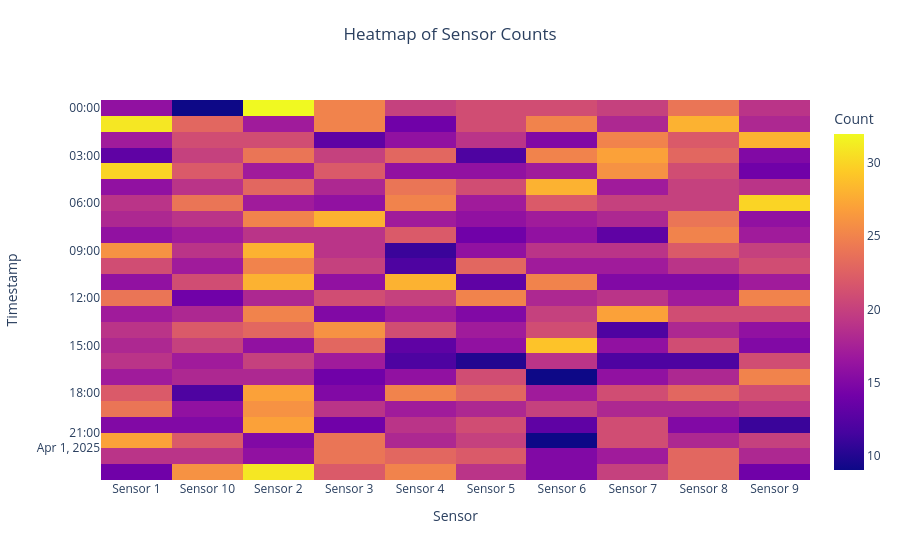
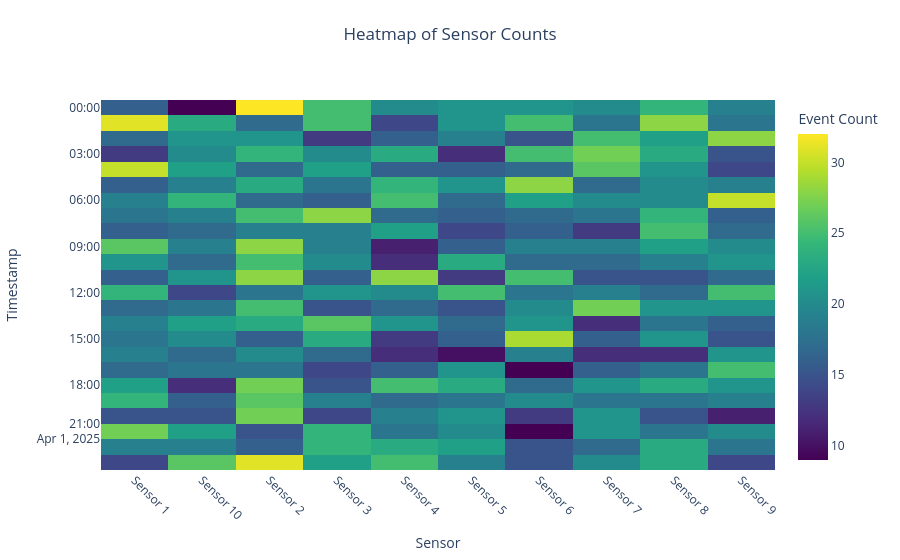

Notebook source saved alongside these figures, in order:
### Code cell
# Example 10: Sensor Readings Heatmap
import pandas as pd
import numpy as np
from plot_agent.agent import PlotAgent


times = pd.date_range("2025-04-01 00:00", periods=24, freq="H")
sensors = [f"Sensor {i}" for i in range(1, 11)]
df = (
    pd.DataFrame(np.random.poisson(20, (24, 10)), index=times, columns=sensors)
      .reset_index()
      .melt(id_vars="index", var_name="sensor", value_name="count")
      .rename(columns={"index": "timestamp"})
)

agent = PlotAgent()
agent.set_df(df)

# Initial plot
response = agent.process_message(
    "Create a heatmap of sensor counts with timestamps on the y-axis and sensors on the x-axis."
)
fig = agent.get_figure()
fig.show()

# Follow-up iteration
response = agent.process_message(
    "Cluster both axes by similarity, add a colorbar title 'Event Count', and rotate x-axis labels 45°."
)
fig = agent.get_figure()
fig.show()

### Figure 1 — Plotly figure (JSON) as saved in the notebook; plotly's stock layout.template omitted (floating-point values rounded to 4 significant figures; data arrays with more than 128 entries replaced by an {"elided": "..."} marker saying what was removed)
{"data": [{"coloraxis": "coloraxis", "hovertemplate": "Sensor: %{x}<br>Timestamp: %{y}<br>Count: %{z}<extra></extra>", "name": "0", "type": "heatmap", "x": ["Sensor 1", "Sensor 10", "Sensor 2", "Sensor 3", "Sensor 4", "Sensor 5", "Sensor 6", "Sensor 7", "Sensor 8", "Sensor 9"], "xaxis": "x", "y": ["2025-04-01T00:00:00.000000000", "2025-04-01T01:00:00.000000000", "2025-04-01T02:00:00.000000000", "2025-04-01T03:00:00.000000000", "2025-04-01T04:00:00.000000000", "2025-04-01T05:00:00.000000000", "2025-04-01T06:00:00.000000000", "2025-04-01T07:00:00.000000000", "2025-04-01T08:00:00.000000000", "2025-04-01T09:00:00.000000000", "2025-04-01T10:00:00.000000000", "2025-04-01T11:00:00.000000000", "2025-04-01T12:00:00.000000000", "2025-04-01T13:00:00.000000000", "2025-04-01T14:00:00.000000000", "2025-04-01T15:00:00.000000000", "2025-04-01T16:00:00.000000000", "2025-04-01T17:00:00.000000000", "2025-04-01T18:00:00.000000000", "2025-04-01T19:00:00.000000000", "2025-04-01T20:00:00.000000000", "2025-04-01T21:00:00.000000000", "2025-04-01T22:00:00.000000000", "2025-04-01T23:00:00.000000000"], "yaxis": "y", "z": {"elided": "24x10 int values"}}], "layout": {"coloraxis": {"colorbar": {"title": {"text": "Count"}}, "colorscale": [[0.0, "#0d0887"], [0.1111, "#46039f"], [0.2222, "#7201a8"], [0.3333, "#9c179e"], [0.4444, "#bd3786"], [0.5556, "#d8576b"], [0.6667, "#ed7953"], [0.7778, "#fb9f3a"], [0.8889, "#fdca26"], [1.0, "#f0f921"]]}, "title": {"text": "Heatmap of Sensor Counts", "x": 0.5, "y": 0.95}, "xaxis": {"anchor": "y", "domain": [0.0, 1.0], "title": {"text": "Sensor"}}, "yaxis": {"anchor": "x", "autorange": "reversed", "domain": [0.0, 1.0], "title": {"text": "Timestamp"}}}}

### Figure 2 — Plotly figure (JSON) as saved in the notebook; plotly's stock layout.template omitted (floating-point values rounded to 4 significant figures; data arrays with more than 128 entries replaced by an {"elided": "..."} marker saying what was removed)
{"data": [{"coloraxis": "coloraxis", "hovertemplate": "Sensor: %{x}<br>Timestamp: %{y}<br>Event Count: %{z}<extra></extra>", "name": "0", "type": "heatmap", "x": ["Sensor 1", "Sensor 10", "Sensor 2", "Sensor 3", "Sensor 4", "Sensor 5", "Sensor 6", "Sensor 7", "Sensor 8", "Sensor 9"], "xaxis": "x", "y": ["2025-04-01T00:00:00.000000000", "2025-04-01T01:00:00.000000000", "2025-04-01T02:00:00.000000000", "2025-04-01T03:00:00.000000000", "2025-04-01T04:00:00.000000000", "2025-04-01T05:00:00.000000000", "2025-04-01T06:00:00.000000000", "2025-04-01T07:00:00.000000000", "2025-04-01T08:00:00.000000000", "2025-04-01T09:00:00.000000000", "2025-04-01T10:00:00.000000000", "2025-04-01T11:00:00.000000000", "2025-04-01T12:00:00.000000000", "2025-04-01T13:00:00.000000000", "2025-04-01T14:00:00.000000000", "2025-04-01T15:00:00.000000000", "2025-04-01T16:00:00.000000000", "2025-04-01T17:00:00.000000000", "2025-04-01T18:00:00.000000000", "2025-04-01T19:00:00.000000000", "2025-04-01T20:00:00.000000000", "2025-04-01T21:00:00.000000000", "2025-04-01T22:00:00.000000000", "2025-04-01T23:00:00.000000000"], "yaxis": "y", "z": {"elided": "24x10 int values"}}], "layout": {"coloraxis": {"colorbar": {"title": {"text": "Event Count"}}, "colorscale": [[0.0, "#440154"], [0.1111, "#482878"], [0.2222, "#3e4989"], [0.3333, "#31688e"], [0.4444, "#26828e"], [0.5556, "#1f9e89"], [0.6667, "#35b779"], [0.7778, "#6ece58"], [0.8889, "#b5de2b"], [1.0, "#fde725"]]}, "title": {"text": "Heatmap of Sensor Counts", "x": 0.5, "y": 0.95}, "xaxis": {"anchor": "y", "domain": [0.0, 1.0], "tickangle": 45, "title": {"text": "Sensor"}}, "yaxis": {"anchor": "x", "autorange": "reversed", "domain": [0.0, 1.0], "title": {"text": "Timestamp"}}}}
